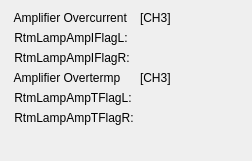
      <widget class="QWidget" name="formLayoutWidget_4">
       <property name="geometry">
        <rect>
         <x>711</x>
         <y>590</y>
         <width>252</width>
         <height>161</height>
        </rect>
       </property>
       <layout class="QFormLayout" name="formLayout_4">
        <item row="0" column="0">
         <widget class="QLabel" name="label_114">
          <property name="text">
           <string> Amplifier Overcurrent</string>
          </property>
         </widget>
        </item>
        <item row="0" column="1">
         <widget class="QLabel" name="label_157">
          <property name="text">
           <string>[CH3]</string>
          </property>
         </widget>
        </item>
        <item row="1" column="0">
         <widget class="QLabel" name="label_115">
          <property name="text">
           <string> RtmLampAmpIFlagL:</string>
          </property>
         </widget>
        </item>
        <item row="1" column="1">
         <widget class="PyDMLabel" name="PyDMLabel_109">
          <property name="toolTip">
           <string/>
          </property>
          <property name="channel" stdset="0">
           <string>XX-99SL01:DI-FOFBCtrl:RtmLampAmpIFlagLCH3-RB</string>
          </property>
         </widget>
        </item>
        <item row="2" column="0">
         <widget class="QLabel" name="label_116">
          <property name="text">
           <string> RtmLampAmpIFlagR:</string>
          </property>
         </widget>
        </item>
        <item row="2" column="1">
         <widget class="PyDMLabel" name="PyDMLabel_110">
          <property name="toolTip">
           <string/>
          </property>
          <property name="channel" stdset="0">
           <string>XX-99SL01:DI-FOFBCtrl:RtmLampAmpIFlagRCH3-RB</string>
          </property>
         </widget>
        </item>
        <item row="3" column="0">
         <widget class="QLabel" name="label_118">
          <property name="text">
           <string> Amplifier Overtermp</string>
          </property>
         </widget>
        </item>
        <item row="3" column="1">
         <widget class="QLabel" name="label_156">
          <property name="text">
           <string>[CH3]</string>
          </property>
         </widget>
        </item>
        <item row="4" column="0">
         <widget class="QLabel" name="label_119">
          <property name="text">
           <string> RtmLampAmpTFlagL:</string>
          </property>
         </widget>
        </item>
        <item row="4" column="1">
         <widget class="PyDMLabel" name="PyDMLabel_111">
          <property name="toolTip">
           <string/>
          </property>
          <property name="channel" stdset="0">
           <string>XX-99SL01:DI-FOFBCtrl:RtmLampAmpTFlagLCH3-RB</string>
          </property>
         </widget>
        </item>
        <item row="5" column="0">
         <widget class="QLabel" name="label_120">
          <property name="text">
           <string> RtmLampAmpTFlagR:</string>
          </property>
         </widget>
        </item>
        <item row="5" column="1">
         <widget class="PyDMLabel" name="PyDMLabel_112">
          <property name="toolTip">
           <string/>
          </property>
          <property name="channel" stdset="0">
           <string>XX-99SL01:DI-FOFBCtrl:RtmLampAmpTFlagRCH3-RB</string>
          </property>
         </widget>
        </item>
       </layout>
      </widget>
